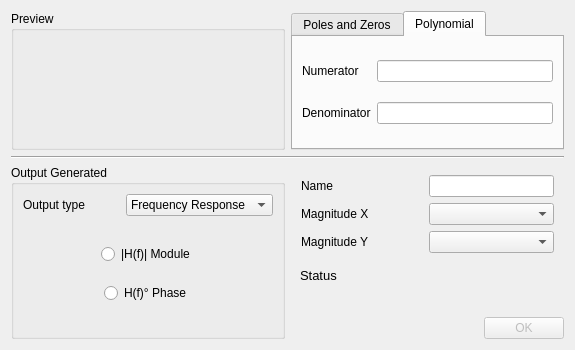
<?xml version="1.0" encoding="UTF-8"?>
<ui version="4.0">
 <class>Dialog</class>
 <widget class="QDialog" name="Dialog">
  <property name="geometry">
   <rect>
    <x>0</x>
    <y>0</y>
    <width>575</width>
    <height>350</height>
   </rect>
  </property>
  <property name="windowTitle">
   <string>Dialog</string>
  </property>
  <layout class="QGridLayout" name="gridLayout_3">
   <item row="3" column="0">
    <widget class="QGroupBox" name="groupBox_2">
     <property name="title">
      <string>Output Generated</string>
     </property>
     <layout class="QVBoxLayout" name="verticalLayout_4">
      <item>
       <layout class="QHBoxLayout" name="horizontalLayout_2">
        <item>
         <widget class="QLabel" name="label_7">
          <property name="text">
           <string>Output type</string>
          </property>
         </widget>
        </item>
        <item>
         <widget class="QComboBox" name="type">
          <item>
           <property name="text">
            <string>Frequency Response</string>
           </property>
          </item>
          <item>
           <property name="text">
            <string>Temporal Response</string>
           </property>
          </item>
          <item>
           <property name="text">
            <string>Bode</string>
           </property>
          </item>
         </widget>
        </item>
       </layout>
      </item>
      <item>
       <widget class="QStackedWidget" name="stackedWidget">
        <property name="currentIndex">
         <number>0</number>
        </property>
        <widget class="QWidget" name="page">
         <layout class="QGridLayout" name="gridLayout_4">
          <item row="0" column="0" alignment="Qt::AlignHCenter">
           <widget class="QRadioButton" name="frequencyModule">
            <property name="text">
             <string>|H(f)| Module</string>
            </property>
            <property name="autoExclusive">
             <bool>false</bool>
            </property>
           </widget>
          </item>
          <item row="1" column="0" alignment="Qt::AlignHCenter">
           <widget class="QRadioButton" name="frequencyPhase">
            <property name="text">
             <string>H(f)° Phase</string>
            </property>
            <property name="autoExclusive">
             <bool>false</bool>
            </property>
           </widget>
          </item>
         </layout>
        </widget>
        <widget class="QWidget" name="page_3">
         <layout class="QGridLayout" name="gridLayout_6">
          <item row="1" column="0">
           <widget class="QRadioButton" name="step">
            <property name="text">
             <string>Step Response</string>
            </property>
            <property name="autoExclusive">
             <bool>true</bool>
            </property>
           </widget>
          </item>
          <item row="2" column="0">
           <widget class="QPushButton" name="importButton">
            <property name="maximumSize">
             <size>
              <width>120</width>
              <height>30</height>
             </size>
            </property>
            <property name="text">
             <string>Import Signal</string>
            </property>
           </widget>
          </item>
          <item row="0" column="0">
           <widget class="QRadioButton" name="impulsive">
            <property name="text">
             <string>Impulsive Response</string>
            </property>
            <property name="autoExclusive">
             <bool>true</bool>
            </property>
           </widget>
          </item>
         </layout>
        </widget>
        <widget class="QWidget" name="page_2">
         <layout class="QGridLayout" name="gridLayout_5">
          <item row="0" column="0" alignment="Qt::AlignHCenter">
           <widget class="QRadioButton" name="bodeModule">
            <property name="text">
             <string>|H(f)| Module</string>
            </property>
            <property name="autoExclusive">
             <bool>false</bool>
            </property>
           </widget>
          </item>
          <item row="1" column="0" alignment="Qt::AlignHCenter">
           <widget class="QRadioButton" name="bodePhase">
            <property name="text">
             <string>H(f)° Phase</string>
            </property>
            <property name="autoExclusive">
             <bool>false</bool>
            </property>
           </widget>
          </item>
         </layout>
        </widget>
       </widget>
      </item>
     </layout>
    </widget>
   </item>
   <item row="0" column="0">
    <widget class="QGroupBox" name="previewBox">
     <property name="title">
      <string>Preview</string>
     </property>
     <property name="flat">
      <bool>false</bool>
     </property>
     <property name="checkable">
      <bool>false</bool>
     </property>
     <layout class="QVBoxLayout" name="verticalLayout_2">
      <item>
       <layout class="QVBoxLayout" name="preview"/>
      </item>
     </layout>
    </widget>
   </item>
   <item row="0" column="1">
    <widget class="QTabWidget" name="tabWidget">
     <property name="currentIndex">
      <number>1</number>
     </property>
     <widget class="QWidget" name="PolesZeros">
      <attribute name="title">
       <string>Poles and Zeros</string>
      </attribute>
      <layout class="QGridLayout" name="gridLayout_2">
       <item row="2" column="1">
        <widget class="QLineEdit" name="zeros"/>
       </item>
       <item row="1" column="1">
        <widget class="QLineEdit" name="poles"/>
       </item>
       <item row="0" column="1">
        <widget class="QLineEdit" name="gain"/>
       </item>
       <item row="0" column="0">
        <widget class="QLabel" name="label_3">
         <property name="text">
          <string>Gain</string>
         </property>
        </widget>
       </item>
       <item row="1" column="0">
        <widget class="QLabel" name="label_4">
         <property name="text">
          <string>Poles</string>
         </property>
        </widget>
       </item>
       <item row="2" column="0">
        <widget class="QLabel" name="label_5">
         <property name="text">
          <string>Zeros</string>
         </property>
        </widget>
       </item>
      </layout>
     </widget>
     <widget class="QWidget" name="tab_2">
      <attribute name="title">
       <string>Polynomial</string>
      </attribute>
      <layout class="QGridLayout" name="gridLayout">
       <item row="1" column="1">
        <widget class="QLineEdit" name="denominator"/>
       </item>
       <item row="0" column="1">
        <widget class="QLineEdit" name="numerator"/>
       </item>
       <item row="0" column="0">
        <widget class="QLabel" name="label">
         <property name="text">
          <string>Numerator</string>
         </property>
        </widget>
       </item>
       <item row="1" column="0">
        <widget class="QLabel" name="label_2">
         <property name="text">
          <string>Denominator</string>
         </property>
        </widget>
       </item>
      </layout>
     </widget>
    </widget>
   </item>
   <item row="2" column="0" colspan="2">
    <widget class="Line" name="line">
     <property name="orientation">
      <enum>Qt::Horizontal</enum>
     </property>
    </widget>
   </item>
   <item row="3" column="1">
    <layout class="QVBoxLayout" name="verticalLayout_3">
     <item>
      <layout class="QFormLayout" name="formLayout">
       <property name="horizontalSpacing">
        <number>60</number>
       </property>
       <property name="leftMargin">
        <number>10</number>
       </property>
       <property name="topMargin">
        <number>10</number>
       </property>
       <property name="rightMargin">
        <number>10</number>
       </property>
       <property name="bottomMargin">
        <number>0</number>
       </property>
       <item row="0" column="0">
        <widget class="QLabel" name="label_8">
         <property name="text">
          <string>Name</string>
         </property>
        </widget>
       </item>
       <item row="0" column="1">
        <widget class="QLineEdit" name="name"/>
       </item>
       <item row="1" column="0">
        <widget class="QLabel" name="label_9">
         <property name="text">
          <string>Magnitude X</string>
         </property>
        </widget>
       </item>
       <item row="1" column="1">
        <widget class="QComboBox" name="xMagnitude"/>
       </item>
       <item row="2" column="0">
        <widget class="QLabel" name="label_10">
         <property name="text">
          <string>Magnitude Y</string>
         </property>
        </widget>
       </item>
       <item row="2" column="1">
        <widget class="QComboBox" name="yMagnitude"/>
       </item>
      </layout>
     </item>
     <item>
      <widget class="QWidget" name="horizontalWidget" native="true">
       <property name="sizePolicy">
        <sizepolicy hsizetype="Fixed" vsizetype="Fixed">
         <horstretch>0</horstretch>
         <verstretch>0</verstretch>
        </sizepolicy>
       </property>
       <property name="font">
        <font>
         <pointsize>10</pointsize>
         <weight>75</weight>
         <bold>true</bold>
        </font>
       </property>
       <layout class="QHBoxLayout" name="horizontalLayout">
        <item>
         <widget class="QLabel" name="label_6">
          <property name="sizePolicy">
           <sizepolicy hsizetype="Fixed" vsizetype="Fixed">
            <horstretch>0</horstretch>
            <verstretch>0</verstretch>
           </sizepolicy>
          </property>
          <property name="font">
           <font>
            <weight>50</weight>
            <bold>false</bold>
           </font>
          </property>
          <property name="text">
           <string>Status</string>
          </property>
         </widget>
        </item>
        <item>
         <widget class="QLabel" name="status">
          <property name="sizePolicy">
           <sizepolicy hsizetype="Fixed" vsizetype="Fixed">
            <horstretch>0</horstretch>
            <verstretch>0</verstretch>
           </sizepolicy>
          </property>
          <property name="font">
           <font>
            <weight>75</weight>
            <bold>true</bold>
           </font>
          </property>
          <property name="text">
           <string/>
          </property>
         </widget>
        </item>
       </layout>
      </widget>
     </item>
     <item>
      <widget class="QLabel" name="info">
       <property name="font">
        <font>
         <pointsize>8</pointsize>
        </font>
       </property>
       <property name="text">
        <string/>
       </property>
       <property name="alignment">
        <set>Qt::AlignLeading|Qt::AlignLeft|Qt::AlignTop</set>
       </property>
       <property name="wordWrap">
        <bool>true</bool>
       </property>
       <property name="indent">
        <number>8</number>
       </property>
      </widget>
     </item>
     <item alignment="Qt::AlignBottom">
      <widget class="QDialogButtonBox" name="buttonBox">
       <property name="enabled">
        <bool>false</bool>
       </property>
       <property name="orientation">
        <enum>Qt::Horizontal</enum>
       </property>
       <property name="standardButtons">
        <set>QDialogButtonBox::Ok</set>
       </property>
      </widget>
     </item>
    </layout>
   </item>
  </layout>
 </widget>
 <resources/>
 <connections>
  <connection>
   <sender>buttonBox</sender>
   <signal>accepted()</signal>
   <receiver>Dialog</receiver>
   <slot>accept()</slot>
   <hints>
    <hint type="sourcelabel">
     <x>565</x>
     <y>251</y>
    </hint>
    <hint type="destinationlabel">
     <x>157</x>
     <y>268</y>
    </hint>
   </hints>
  </connection>
  <connection>
   <sender>buttonBox</sender>
   <signal>rejected()</signal>
   <receiver>Dialog</receiver>
   <slot>reject()</slot>
   <hints>
    <hint type="sourcelabel">
     <x>565</x>
     <y>257</y>
    </hint>
    <hint type="destinationlabel">
     <x>286</x>
     <y>268</y>
    </hint>
   </hints>
  </connection>
  <connection>
   <sender>type</sender>
   <signal>currentIndexChanged(int)</signal>
   <receiver>stackedWidget</receiver>
   <slot>setCurrentIndex(int)</slot>
   <hints>
    <hint type="sourcelabel">
     <x>233</x>
     <y>176</y>
    </hint>
    <hint type="destinationlabel">
     <x>223</x>
     <y>196</y>
    </hint>
   </hints>
  </connection>
 </connections>
</ui>
